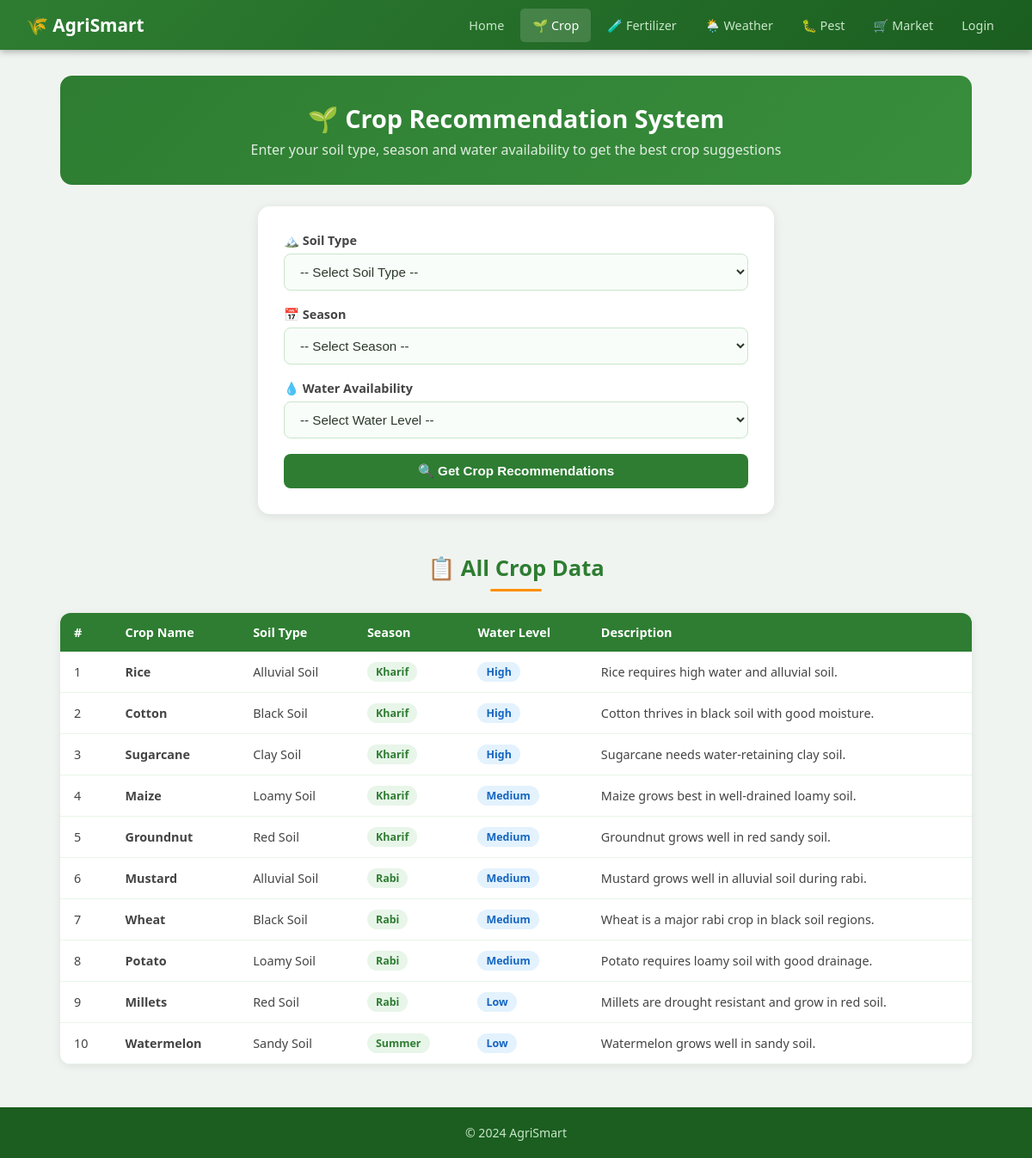
Screenshot of /crop_recommend.php with the database file from the repository.
### tables this page shows
CREATE TABLE crops (
    id INT AUTO_INCREMENT PRIMARY KEY,
    soil_type VARCHAR(50) NOT NULL,
    season VARCHAR(50) NOT NULL,
    water_level ENUM('Low','Medium','High') NOT NULL,
    crop_name VARCHAR(100) NOT NULL,
    description TEXT,
    image VARCHAR(255) DEFAULT 'https://via.placeholder.com/200?text=Crop'
);

### db.php (called while the page is built, shortened)
<?php
function safeQuery($conn, $sql) {
    $result = mysqli_query($conn, $sql);
    return $result;
}
?>

### crop_recommend.php (the view, shortened to what this page needs)
<?php
include 'db.php';
?>
<!DOCTYPE html>
<html lang="en">
<head>
    <link rel="stylesheet" href="style.css">
</head>
<body>
<nav>
    <a href="index.php" class="brand">🌾 AgriSmart</a>
    <div class="nav-links">
        <a href="index.php">Home</a>
        <a href="crop_recommend.php" class="active">🌱 Crop</a>
        <a href="fertilizer_recommend.php">🧪 Fertilizer</a>
        <a href="weather_advisory.php">🌦️ Weather</a>
        <a href="pest_disease.php">🐛 Pest</a>
        <a href="marketplace.php">🛒 Market</a>
        <?php if (isset($_SESSION['user_id'])): ?>
            <a href="logout.php" class="btn-nav">Logout</a>
        <?php else: ?>
            <a href="login.php">Login</a>
        <?php endif; ?>
    </div>
</nav>
<div class="container">
    <div class="page-header">
        <h1>🌱 Crop Recommendation System</h1>
        <p>Enter your soil type, season and water availability to get the best crop suggestions</p>
    </div>
    <div class="adv-form">
        <form method="post">
            <div class="form-group">
                <label>🏔️ Soil Type</label>
                <select name="soil_type" required>
                    <option value="">-- Select Soil Type --</option>
                </select>
            </div>
            <div class="form-group">
                <label>📅 Season</label>
                <select name="season" required>
                    <option value="">-- Select Season --</option>
                </select>
            </div>
            <div class="form-group">
                <label>💧 Water Availability</label>
                <select name="water_level" required>
                    <option value="">-- Select Water Level --</option>
                </select>
            </div>
            <button type="submit" name="search" class="btn btn-green btn-full">🔍 Get Crop Recommendations</button>
        </form>
    </div>
    <h2 class="section-title" style="margin-top:45px;">📋 All Crop Data</h2>
    <div class="table-wrap">
        <table>
            <thead>
                <tr>
                    <th>#</th>
                    <th>Crop Name</th>
                    <th>Soil Type</th>
                    <th>Season</th>
                    <th>Water Level</th>
                    <th>Description</th>
                </tr>
            </thead>
            <tbody>
            <?php
            $all = safeQuery($conn, "SELECT * FROM crops ORDER BY season, soil_type");
            $i = 1;
            while ($row = mysqli_fetch_assoc($all)):
            ?>
                <tr>
                    <td><?= $i++ ?></td>
                    <td><strong><?= htmlspecialchars($row['crop_name']) ?></strong></td>
                    <td><?= $row['soil_type'] ?></td>
                    <td><span class="badge badge-green"><?= $row['season'] ?></span></td>
                    <td><span class="badge badge-blue"><?= $row['water_level'] ?></span></td>
                    <td><?= htmlspecialchars($row['description']) ?></td>
                </tr>
            <?php endwhile; ?>
            </tbody>
        </table>
    </div>
</div>
<footer><p>&copy; 2024 AgriSmart</p></footer>
</body>
</html>

### style.css (style rules this page uses)
* { margin: 0; padding: 0; box-sizing: border-box; }
body { font-family: 'Segoe UI', Tahoma, Geneva, Verdana, sans-serif; background: #f0f4f0; color: #2d3a2d; }
nav { background: linear-gradient(135deg, #2e7d32, #1b5e20); padding: 0 30px; display: flex; align-items: center; justify-content: space-between; box-shadow: 0 2px 8px rgba(0,0,0,0.3); position: sticky; top: 0; z-index: 100; }
nav .brand { color: #fff; font-size: 1.3rem; font-weight: 700; text-decoration: none; padding: 15px 0; display: flex; align-items: center; gap: 8px; }
nav .nav-links { display: flex; gap: 5px; flex-wrap: wrap; }
nav a { color: #c8e6c9; text-decoration: none; padding: 10px 14px; border-radius: 5px; font-size: 0.9rem; transition: background 0.2s, color 0.2s; display: inline-block; }
nav a:hover, nav a.active { background: rgba(255,255,255,0.15); color: #fff; }
.container { max-width: 1100px; margin: 30px auto; padding: 0 20px; }
.section-title { text-align: center; font-size: 1.6rem; color: #2e7d32; margin-bottom: 25px; position: relative; padding-bottom: 10px; }
.section-title::after { content: ''; position: absolute; bottom: 0; left: 50%; transform: translateX(-50%); width: 60px; height: 3px; background: #ff8f00; border-radius: 2px; }
.form-group { margin-bottom: 18px; }
.form-group label { display: block; font-weight: 600; font-size: 0.9rem; margin-bottom: 6px; color: #444; }
.form-group input, .form-group select, .form-group textarea { width: 100%; padding: 11px 14px; border: 1.5px solid #c8e6c9; border-radius: 8px; font-size: 0.95rem; transition: border-color 0.2s; background: #f9fdf9; color: #2d3a2d; }
.btn { display: inline-block; padding: 11px 22px; border-radius: 8px; font-size: 0.95rem; font-weight: 600; cursor: pointer; text-decoration: none; border: none; transition: background 0.2s, transform 0.1s; }
.btn-green { background: #2e7d32; color: #fff; }
.btn-full { width: 100%; text-align: center; }
.table-wrap { overflow-x: auto; background: #fff; border-radius: 12px; box-shadow: 0 2px 10px rgba(0,0,0,0.08); }
table { width: 100%; border-collapse: collapse; }
thead th { background: #2e7d32; color: #fff; padding: 13px 16px; text-align: left; font-size: 0.9rem; }
tbody tr { border-bottom: 1px solid #e8f5e9; }
tbody td { padding: 12px 16px; font-size: 0.9rem; color: #444; }
.badge { display: inline-block; padding: 3px 10px; border-radius: 20px; font-size: 0.78rem; font-weight: 600; }
.badge-green { background: #e8f5e9; color: #2e7d32; }
.badge-blue { background: #e3f2fd; color: #1565c0; }
.adv-form { background: #fff; border-radius: 14px; padding: 30px; box-shadow: 0 2px 12px rgba(0,0,0,0.09); max-width: 600px; margin: 0 auto; }
.page-header { background: linear-gradient(135deg, #2e7d32, #388e3c); color: white; padding: 30px; border-radius: 14px; margin-bottom: 25px; text-align: center; }
.page-header h1 { font-size: 1.8rem; }
.page-header p { opacity: 0.85; margin-top: 6px; }
footer { background: #1b5e20; color: #c8e6c9; text-align: center; padding: 20px; margin-top: 50px; font-size: 0.88rem; }

### rows the page displays
crops: crop_name "Rice", soil_type "Alluvial Soil", season "Kharif", water_level "High", description "Rice requires high water and alluvial soil."
crops: crop_name "Cotton", soil_type "Black Soil", season "Kharif", water_level "High", description "Cotton thrives in black soil with good moisture."
crops: crop_name "Sugarcane", soil_type "Clay Soil", season "Kharif", water_level "High", description "Sugarcane needs water-retaining clay soil."
crops: crop_name "Maize", soil_type "Loamy Soil", season "Kharif", water_level "Medium", description "Maize grows best in well-drained loamy soil."
crops: crop_name "Groundnut", soil_type "Red Soil", season "Kharif", water_level "Medium", description "Groundnut grows well in red sandy soil."
crops: crop_name "Mustard", soil_type "Alluvial Soil", season "Rabi", water_level "Medium", description "Mustard grows well in alluvial soil during rabi."
crops: crop_name "Wheat", soil_type "Black Soil", season "Rabi", water_level "Medium", description "Wheat is a major rabi crop in black soil regions."
crops: crop_name "Potato", soil_type "Loamy Soil", season "Rabi", water_level "Medium", description "Potato requires loamy soil with good drainage."
crops: crop_name "Millets", soil_type "Red Soil", season "Rabi", water_level "Low", description "Millets are drought resistant and grow in red soil."
crops: crop_name "Watermelon", soil_type "Sandy Soil", season "Summer", water_level "Low", description "Watermelon grows well in sandy soil."
